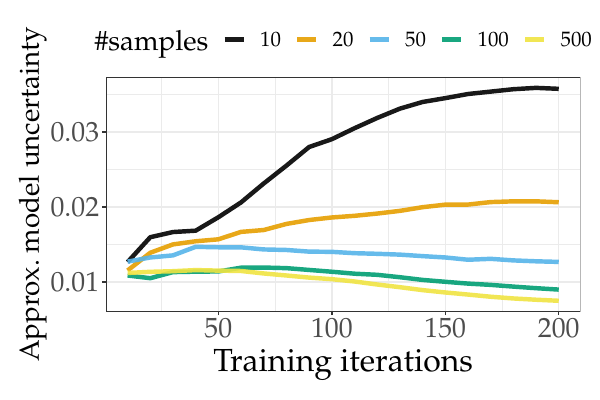

The R source for this figure:

library(ggplot2)
library(reshape2)
library(ggpubr)


dat <- read.csv(file='grid_model_inflat.csv')

dat <- melt(dat, id="Number.of.Updates")

print(dat)

p1 <- ggplot(data=dat, aes(x=Number.of.Updates, y=value, colour=variable)) +
    geom_line(size=1.5, alpha=0.9) + 
    scale_colour_manual(
          name="#samples",
          labels=c("10", "20", "50", "100", "500"),
          #values=c("#D81B60", "#1E88E5", "#FFC107", "#004D40", "#DDF74B")) +
          values=c("#000000", "#E69F00", "#56B4E9", "#009E73", "#F0E442")) +

    #scale_fill_brewer(palette="Greens") +
    xlab("Training iterations") + 
    ylab("Approx. model uncertainty") +
    #ylim(0, 0.8) + 
    theme_bw() +
    theme(text=element_text(family="Palatino"),
          legend.position="top",                                                              
          legend.title=element_text(size=20),                                         
          legend.text=element_text(size=15),    
          axis.text.x = element_text(size=20),
          axis.text.y = element_text(size=20), 
          axis.title.x = element_text(size=23),
          axis.title.y = element_text(size=20),
          plot.margin = unit(c(.5,.5,.5,.5), "cm")
    )
                

ggsave('grid_model_inflat.pdf', height=4, width=6)



